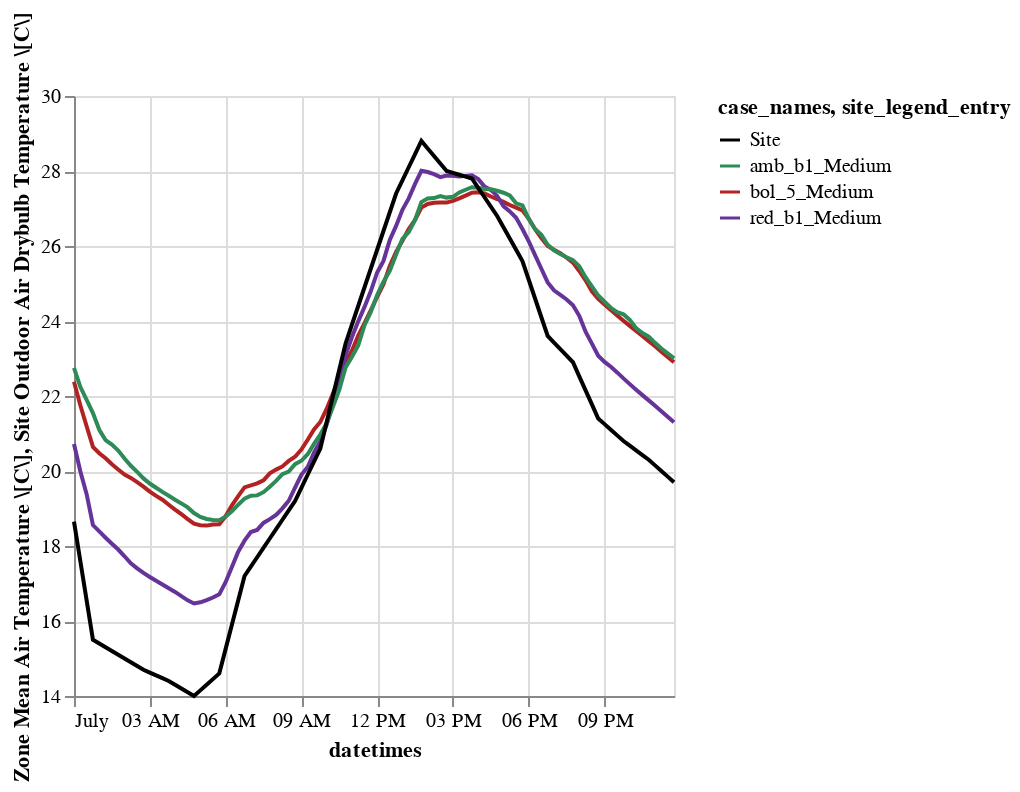

The notebook cell this image was saved under:
### Code cell
base = alt.Chart(df_agg).mark_line().encode(x="datetimes:T")


cases = base.encode(
    alt.Y(r"Zone Mean Air Temperature \[C\]:Q").scale(zero=False),
    color=alt.Color("case_names:N"),
)

site = base.mark_line(color="black").encode(
    # alt.Y(r"Site Outdoor Air Drybulb Temperature \[C\]:Q"),
    alt.Y(r"Site Outdoor Air Drybulb Temperature \[C\]:Q"),
    color=alt.Color("site_legend_entry").scale(domain=domain, range=range_)

)

tick_axis = alt.Axis(labels=False, domain=False, ticks=False)

box = (
    alt.Chart(df_agg)
    .mark_boxplot(extent="min-max")
    .encode(
        y=alt.Y("case_names:N", axis=tick_axis, title=""),
        x=alt.X(r"Zone Mean Air Temperature \[C\]").scale(zero=False),
        color="case_names",
    )
)


(cases + site).resolve_scale("independent")  # + site

### Figure 1 — Vega-Lite specification as saved in the notebook (floating-point values rounded to 4 significant figures; data arrays with more than 128 entries replaced by an {"elided": "..."} marker saying what was removed)
{"config": {"view": {"continuousWidth": 300, "continuousHeight": 300}}, "layer": [{"mark": {"type": "line"}, "encoding": {"color": {"field": "case_names", "type": "nominal"}, "x": {"field": "datetimes", "type": "temporal"}, "y": {"field": "Zone Mean Air Temperature \\[C\\]", "scale": {"zero": false}, "type": "quantitative"}}}, {"mark": {"type": "line", "color": "black"}, "encoding": {"color": {"field": "site_legend_entry", "scale": {"domain": ["Site", "amb_b1_Medium", "bol_5_Medium", "red_b1_Medium"], "range": ["black", "seagreen", "firebrick", "rebeccapurple"]}, "type": "nominal"}, "x": {"field": "datetimes", "type": "temporal"}, "y": {"field": "Site Outdoor Air Drybulb Temperature \\[C\\]", "type": "quantitative"}}}], "data": {"name": "data-1a7c098504294dd0587d76a14b688e39"}, "resolve": {"scale": {"angle": "independent"}}, "$schema": "https://vega.github.io/schema/vega-lite/v5.20.1.json", "datasets": {"data-1a7c098504294dd0587d76a14b688e39": {"elided": "288 records"}}}
